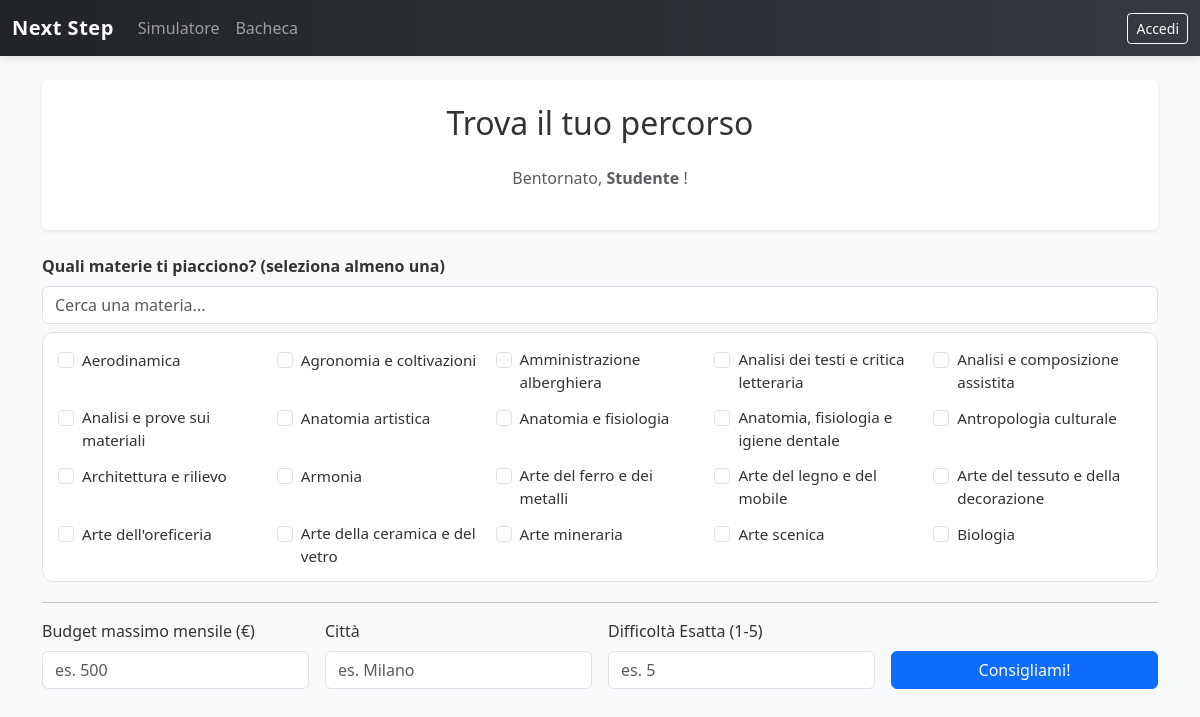
Page /userPages/home.php on the committed database.
### tables this page shows
CREATE TABLE materie (
    idMateria   INT          AUTO_INCREMENT NOT NULL,
    nomeMateria VARCHAR(100) NOT NULL UNIQUE,
    PRIMARY KEY (idMateria)
);

### userPages/home.php (the view, shortened to what this page needs)
<?php
include '../include/menuChoice.php';
$dbConnection = DBHandler::getPDO();
$materieSelezionate = isset($_GET['materie']) ? array_map('intval', $_GET['materie']) : [];
?>
<!DOCTYPE html>
<html lang="it">
<head>
    <link href="https://cdn.jsdelivr.net/npm/bootstrap@5.3.2/dist/css/bootstrap.min.css" rel="stylesheet">
    <link href="../css/style.css" rel="stylesheet">
</head>
<body class="bg-light">
<div class="container mt-4">
    <div class="p-4 bg-white shadow-sm rounded">
        <h2 class="text-center mb-4">Trova il tuo percorso</h2>
        <p class="text-center text-muted">
            Bentornato, <strong><?= htmlspecialchars($_SESSION['nomeUtente'] ?? 'Studente') ?></strong> !
        </p>
    </div>
    <form action="home.php" method="GET">
        <div class="mb-4 mt-4">
            <label class="form-label fw-bold">Quali materie ti piacciono? (seleziona almeno una)</label>
            <input
                type="text"
                id="cercaMateria"
                class="form-control mb-2"
                placeholder="Cerca una materia..."
                autocomplete="off"
            >
            <div class="scroll-container-materie">
                <div class="grid-materie">
                    <?php
                    try {
                        $stmtM = $dbConnection->query("SELECT * FROM materie ORDER BY nomeMateria ASC");
                        while ($materia = $stmtM->fetch()) {
                            $isChecked = in_array((int)$materia['idMateria'], $materieSelezionate) ? 'checked' : '';
                            echo '
                            <div class="form-check materia-item">
                                <input class="form-check-input" type="checkbox" name="materie[]"
                                    value="' . $materia['idMateria'] . '"
                                    id="m_' . $materia['idMateria'] . '" ' . $isChecked . '>
                                <label class="form-check-label" for="m_' . $materia['idMateria'] . '">
                                    ' . htmlspecialchars($materia['nomeMateria']) . '
                                </label>
                            </div>';
                        }
                    } catch (PDOException $e) {
                        echo '<p class="text-danger">Errore caricamento materie.</p>';
                    }
                    ?>
                </div>
            </div>
            <hr>
            <div class="row g-3">
                <div class="col-md-3">
                    <label class="form-label">Budget massimo mensile (€)</label>
                    <input type="number" name="budget" class="form-control" placeholder="es. 500"
                        value="<?= isset($_GET['budget']) ? htmlspecialchars($_GET['budget']) : '' ?>">
                </div>
                <div class="col-md-3">
                    <label class="form-label">Città</label>
                    <input type="text" name="citta" class="form-control" placeholder="es. Milano"
                        value="<?= isset($_GET['citta']) ? htmlspecialchars($_GET['citta']) : '' ?>">
                </div>
                <div class="col-md-3">
                    <label class="form-label">Difficoltà Esatta (1-5)</label>
                    <input type="number" name="difficolta" class="form-control" max="5" min="1" placeholder="es. 5"
                        value="<?= isset($_GET['difficolta']) ? htmlspecialchars($_GET['difficolta']) : '' ?>">
                </div>
                <div class="col-md-3 align-self-end">
                    <button type="submit" class="btn btn-primary w-100">Consigliami!</button>
                </div>
            </div>
        </div>
    </form>
</div>
</body>
</html>

### include/menuChoice.php (shortened to what this page needs)
<?php
$json = file_get_contents('../include/pages.json');
$pageName = basename($_SERVER['PHP_SELF']);
$obj = json_decode($json);
$isAdminContext = in_array($pageName, $obj->adminpages);
if($isAdminContext){
    $GLOBALS['menuPathPrefix'] = '../userPages/';
    require 'adminMenu.php';
} else {
    include 'userMenu.php';
}
?>

### include/userMenu.php (shortened to what this page needs)
<!DOCTYPE html>
<html>
<head>
    <link href="https://cdn.jsdelivr.net/npm/bootstrap@5.3.2/dist/css/bootstrap.min.css" rel="stylesheet">
</head>
<body>
<nav class="navbar navbar-expand-sm navbar-dark bg-dark mb-4">
  <div class="container-fluid">
    <a class="navbar-brand" href="<?php echo $GLOBALS['menuPathPrefix']; ?>home.php">Next Step </a>
    <div class="collapse navbar-collapse" id="mynavbar">
      <ul class="navbar-nav me-auto">
        <li class="nav-item">
          <a class="nav-link" href="<?php echo $GLOBALS['menuPathPrefix']; ?>home.php">Simulatore</a>
        </li>
        <li class="nav-item">
          <a class="nav-link" href="<?php echo $GLOBALS['menuPathPrefix']; ?>bacheca.php">Bacheca</a>
        </li>
      </ul>
      <ul class="navbar-nav ms-auto align-items-center">
        <?php if (isset($_SESSION['idUtente'])): ?>
        <li class="nav-item">
            <span class="navbar-text me-1 text-white">Ciao,</span>
        </li>
        <li class="nav-item">
            <a class="nav-link text-warning fw-bold" href="<?php echo $GLOBALS['menuPathPrefix']; ?>profilo.php"><?= htmlspecialchars($_SESSION['nomeUtente']); ?></a>
        </li>
        <li class="nav-item">
            <a class="btn btn-warning btn-sm" href="../include/logout.php">Logout</a>
        </li>
        <?php else: ?>
        <li class="nav-item">
            <a class="btn btn-outline-light btn-sm" href="../include/loginForm.php">Accedi</a>
        </li>
        <?php endif; ?>
      </ul>
    </div>
  </div>
</nav>

### css/style.css (style rules this page uses)
:root { --primary-color: #0d6efd; --primary-hover: #0b5ed7; --bg-color: #f4f6f9; --card-shadow: 0 4px 6px rgba(0, 0, 0, 0.05); --card-hover-shadow: 0 10px 15px rgba(0, 0, 0, 0.1); --chat-me-bg: #dcf8c6; --chat-partner-bg: #ffffff; --radius-standard: 12px; }
body { background-color: var(--bg-color); font-family: 'Segoe UI', Roboto, 'Helvetica Neue', Arial, sans-serif; color: #333; }
.navbar { box-shadow: 0 2px 10px rgba(0,0,0,0.1); background: linear-gradient(90deg, #212529 0%, #343a40 100%); }
.navbar-brand { font-weight: 700; letter-spacing: 0.5px; }
.scroll-container-materie { max-height: 250px; overflow-y: auto; border: 1px solid #dee2e6; padding: 15px; border-radius: var(--radius-standard); background-color: #fff; margin-bottom: 20px; }
.grid-materie { display: grid; grid-template-columns: repeat(auto-fill, minmax(180px, 1fr)); gap: 10px; }
.form-check-label { cursor: pointer; font-size: 0.95rem; }

### rows in the picture
materie: nomeMateria "Aerodinamica"
materie: nomeMateria "Agronomia e coltivazioni"
materie: nomeMateria "Amministrazione alberghiera"
materie: nomeMateria "Analisi dei testi e critica letteraria"
materie: nomeMateria "Analisi e composizione assistita"
materie: nomeMateria "Analisi e prove sui materiali"
materie: nomeMateria "Anatomia artistica"
materie: nomeMateria "Anatomia e fisiologia"
materie: nomeMateria "Anatomia, fisiologia e igiene dentale"
materie: nomeMateria "Antropologia culturale"
materie: nomeMateria "Architettura e rilievo"
materie: nomeMateria "Armonia"
materie: nomeMateria "Arte del ferro e dei metalli"
materie: nomeMateria "Arte del legno e del mobile"
materie: nomeMateria "Arte del tessuto e della decorazione"
materie: nomeMateria "Arte dell'oreficeria"
materie: nomeMateria "Arte della ceramica e del vetro"
materie: nomeMateria "Arte mineraria"
materie: nomeMateria "Arte scenica"
materie: nomeMateria "Biologia"

### other values in the picture
$_SESSION['nomeUtente'] "Studente"
